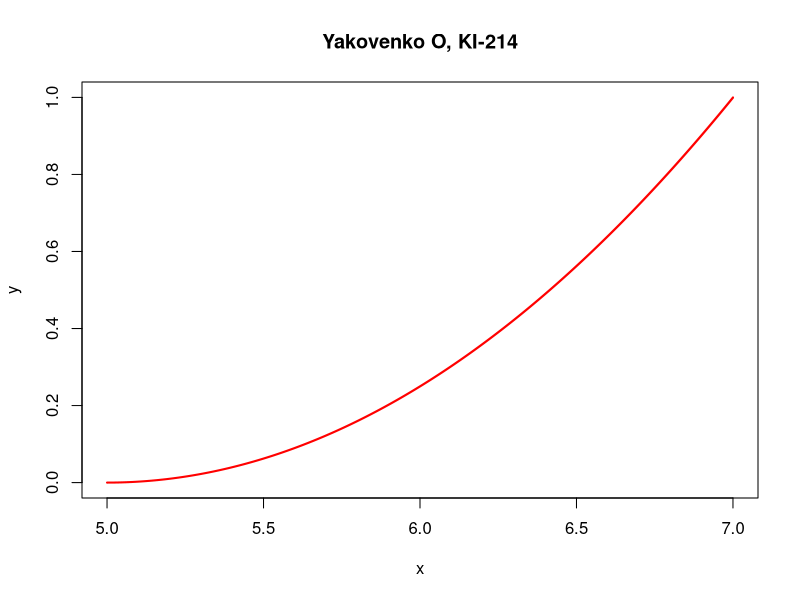

This figure's R source: (Note: this script raises an error after producing the figure.)
f = function(x){
  ifelse(x <= 5, 0, ifelse(5 < x & x <= 7, (((x - 5)^2)/4), ifelse(x > 7, 1, 0)))
}

x = seq(5,7,0.001)
y = f(x)

plot(x , y , col = c('red'), lwd = 2, xlab = "x", main = "Yakovenko O, KI-214", ylab = "y", type = 's')

P = f(beta) - f(alfa) 
P


deriv(f(x), "x")

var1 = (D(0, "x"))
var1
#0

f1 = expression(((x - 5)^2)/4)
var2 = D(f1, "x")
var2
#(2 * (x - 5)/4)

var3 = D(1, "x")
var3
#0

f2 = function(x){
  ifelse(x <= 5, 0, ifelse(5 < x & x <= 7, (2 * (x - 5)/4), ifelse(x > 7, 1, 0)))
}

x1 = seq(5,7,0.001)
y1 = f2(x)
plot(x1 , y1 , col = c('red'), lwd = 2, xlab = "x", main = "Yakovenko O, KI-214", ylab = "y", type = 's')

par(mfrow=c(2,1))

integrand = function(x) {(2 * (x - 5)/4)*x}
Inter = integrate(integrand, lower = 5, upper = 7)
V1 = Inter$value
V1

integrand = function(x) {(2 * (x - 5)/4)*(x^2)}
Inter = integrate(integrand, lower = 5, upper = 7)
V2 = Inter$value
V2

integrand = function(x) {(2 * (x - 5)/4)*(x^3)}
Inter = integrate(integrand, lower = 5, upper = 7)
V3 = Inter$value
V3

integrand = function(x) {(2 * (x - 5)/4)*(x^4)}
V4 = integrate(integrand, lower = 5, upper = 7)$value
V4

Mx = V1
Mx

Dx = V2 - V1^2
Dx

ox =sqrt(Dx)
ox

u3 = V3 - 3*V2*V1 + 2*V1^3 
u3

u4 = V4 - 4*V3*V1 + 6*V2*V1^2 - 3*V1^4
u4

A = u3/(ox^3)
A
E = u4/(ox^4) - 3
E

u4 = V4 - 4*V3*V1 + 6*V2*V1^2 - 3*V1^4

#Mediana

#((x - 5)^2)/4 = 0.5
#x^2 - 10x + 23 = 0

sqD = sqrt((-10)^2 - 4 * 1 * 23)
sqD

x1 = (10 + sqD)/ 2
x2 = (10 - sqD)/ 2
x1
x2
# 5 < x2 < 7
Me = x2
Me 
